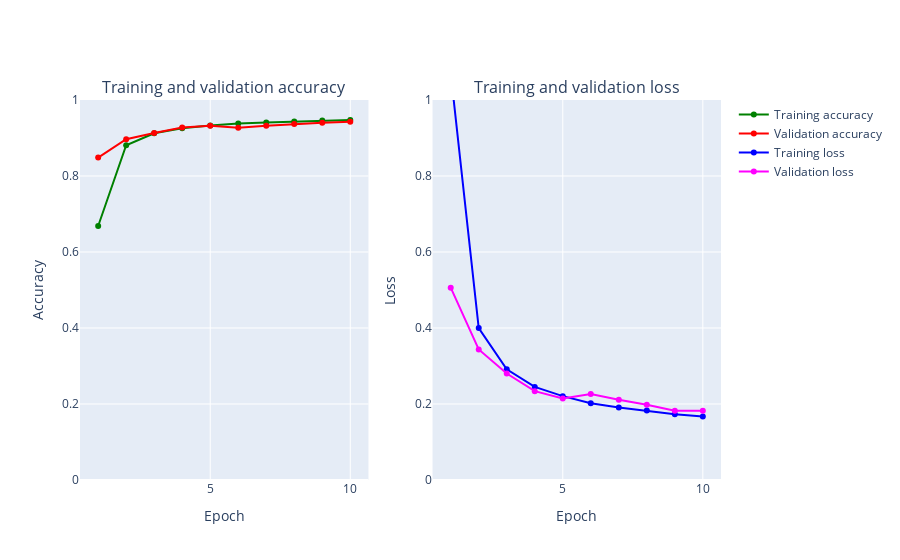

Source (notebook cell):
### Code cell
# Plotting the loss error (Plotly)
plot_accuracy_and_loss(history)

### Figure 1 — Plotly figure (JSON) as saved in the notebook; plotly's stock layout.template omitted (floating-point values rounded to 4 significant figures)
{"data": [{"marker": {"color": "Green"}, "mode": "markers+lines", "name": "Training accuracy", "text": ["1", "2", "3", "4", "5", "6", "7", "8", "9", "10"], "type": "scatter", "x": [1, 2, 3, 4, 5, 6, 7, 8, 9, 10], "xaxis": "x", "y": [0.6683, 0.881, 0.9124, 0.9257, 0.9331, 0.938, 0.9409, 0.9435, 0.9459, 0.9477], "yaxis": "y"}, {"marker": {"color": "Red"}, "mode": "markers+lines", "name": "Validation accuracy", "text": ["1", "2", "3", "4", "5", "6", "7", "8", "9", "10"], "type": "scatter", "x": [1, 2, 3, 4, 5, 6, 7, 8, 9, 10], "xaxis": "x", "y": [0.8486, 0.8967, 0.9133, 0.9278, 0.9325, 0.9268, 0.9324, 0.937, 0.9403, 0.9425], "yaxis": "y"}, {"marker": {"color": "Blue"}, "mode": "markers+lines", "name": "Training loss", "text": ["1", "2", "3", "4", "5", "6", "7", "8", "9", "10"], "type": "scatter", "x": [1, 2, 3, 4, 5, 6, 7, 8, 9, 10], "xaxis": "x2", "y": [1.071, 0.3997, 0.2914, 0.2449, 0.2207, 0.2021, 0.1909, 0.1826, 0.1733, 0.1669], "yaxis": "y2"}, {"marker": {"color": "Magenta"}, "mode": "markers+lines", "name": "Validation loss", "text": ["1", "2", "3", "4", "5", "6", "7", "8", "9", "10"], "type": "scatter", "x": [1, 2, 3, 4, 5, 6, 7, 8, 9, 10], "xaxis": "x2", "y": [0.5062, 0.3436, 0.2802, 0.2339, 0.2146, 0.2264, 0.2113, 0.198, 0.1821, 0.1821], "yaxis": "y2"}], "layout": {"annotations": [{"font": {"size": 16}, "showarrow": false, "text": "Training and validation accuracy", "x": 0.225, "xanchor": "center", "xref": "paper", "y": 1, "yanchor": "bottom", "yref": "paper"}, {"font": {"size": 16}, "showarrow": false, "text": "Training and validation loss", "x": 0.775, "xanchor": "center", "xref": "paper", "y": 1, "yanchor": "bottom", "yref": "paper"}], "xaxis": {"anchor": "y", "domain": [0, 0.45], "title": {"text": "Epoch"}}, "xaxis2": {"anchor": "y2", "domain": [0.55, 1], "title": {"text": "Epoch"}}, "yaxis": {"anchor": "x", "domain": [0, 1], "range": [0, 1], "title": {"text": "Accuracy"}}, "yaxis2": {"anchor": "x2", "domain": [0, 1], "range": [0, 1], "title": {"text": "Loss"}}}}
